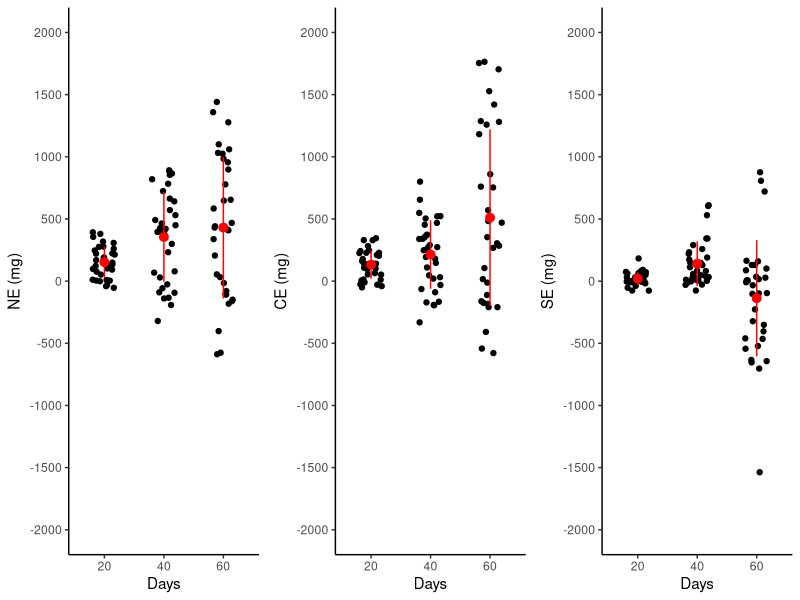
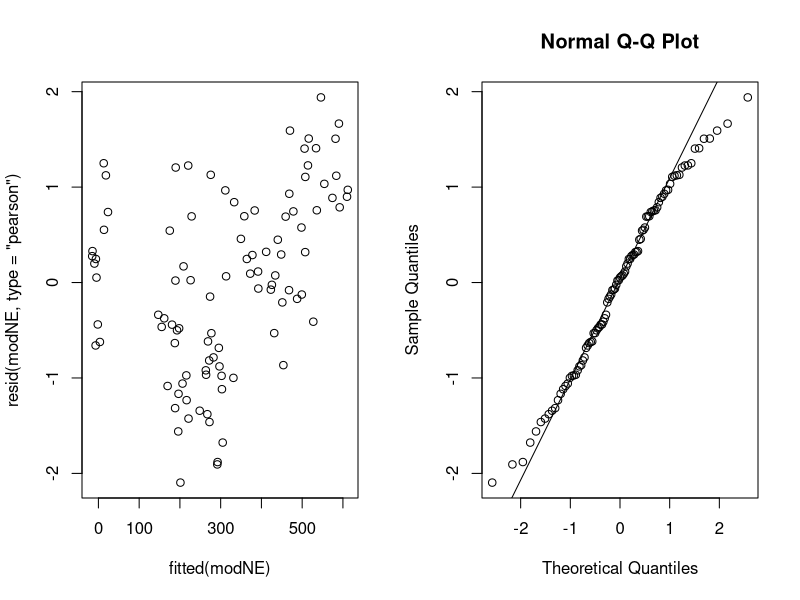
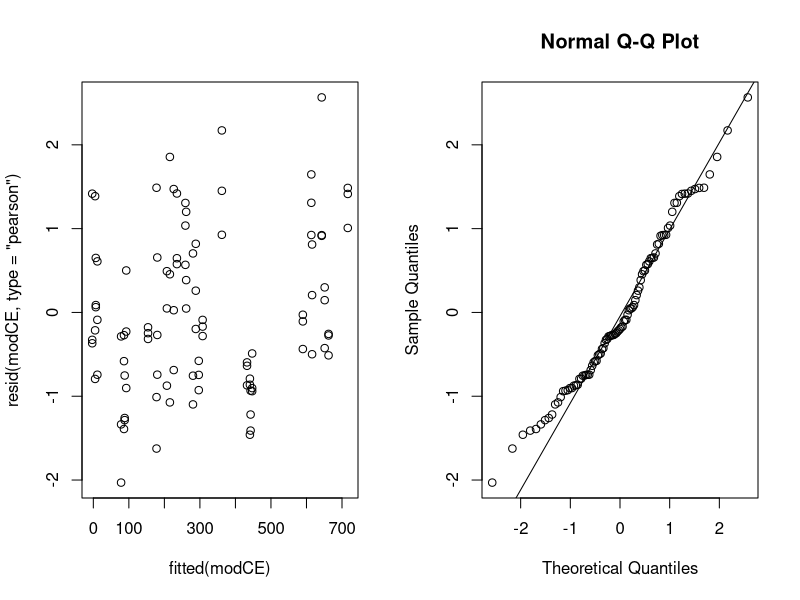
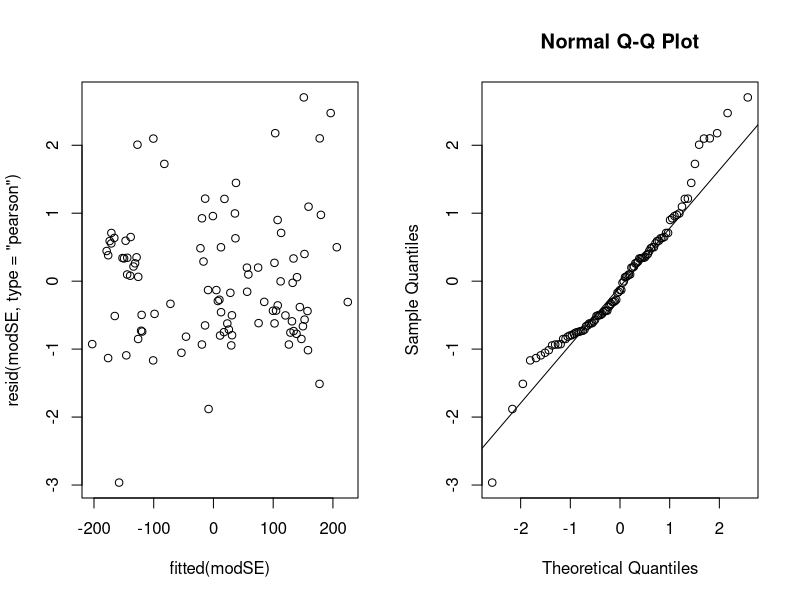
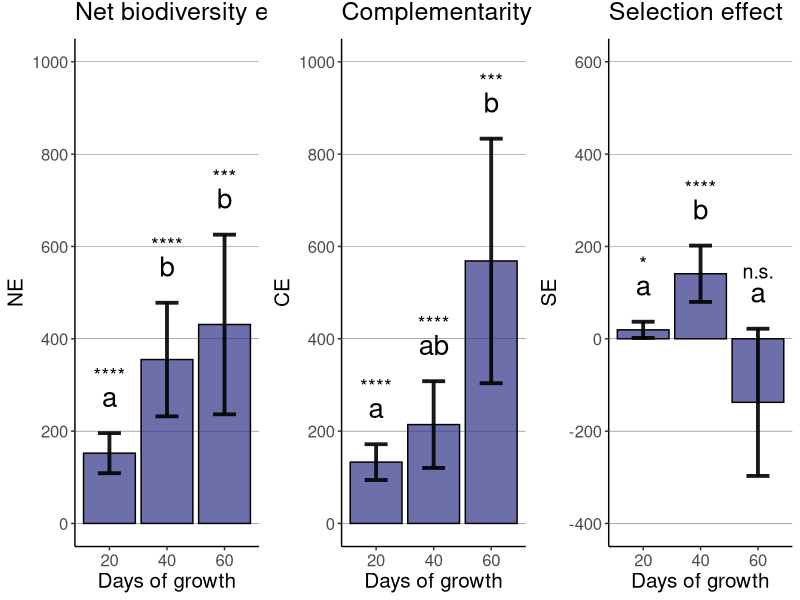

These figures' R source, in order:
## ---- chunk 1
knitr::opts_chunk$set(echo = TRUE, warning=FALSE, message=FALSE)
## ---- chunk 2
library(here)
library(tidyverse)
library(nlme)
library(emmeans)
library(ggpubr)
library(grid)
library(car)
library(rstatix)
library(formatR)
## ---- chunk 3
#Data on Net effect, CE, SE 
NE_data<-read.csv(here("data", "NE_data.csv"), sep=";")

#transform Composition, Block, Days as factor for further analyses
NE_data<-NE_data[NE_data$Days!="0", -1]
NE_data<-NE_data %>%
  mutate(across(c("Composition", "Block", "Days"), 
                as.factor)) 
str(NE_data)
## ---- chunk 4
# Plot Raw data - NE against Days
PlotNE <- ggplot(NE_data, aes(x = Days, y = NE)) + 
  geom_jitter(position=position_jitter(0.2)) + 
  stat_summary(fun.data="mean_sdl",  fun.args = list(mult=1), 
               geom="pointrange", color = "red")+
  theme_classic() +
  labs(x="Days", y="NE (mg)") +
  scale_y_continuous(limits=c(-2000, 2000), breaks=seq(-2000, 2000, by=500)) 

leveneTest(NE ~ Days, data=NE_data) #the variance among the factor Days is NOT equal

PlotCE <- ggplot(NE_data, aes(x = Days, y = CE)) + 
  geom_jitter(position=position_jitter(0.2)) + 
  stat_summary(fun.data="mean_sdl",  fun.args = list(mult=1), 
               geom="pointrange", color = "red")+
  theme_classic() +
  labs(x="Days", y="CE (mg)") +
  scale_y_continuous(limits=c(-2000, 2000), breaks=seq(-2000, 2000, by=500))

leveneTest(CE ~ Days, data=NE_data) #variance among the factor Days is NOT equal

PlotSE <- ggplot(NE_data, aes(x = Days, y = SE)) + 
  geom_jitter(position=position_jitter(0.2)) + 
  stat_summary(fun.data="mean_sdl",  fun.args = list(mult=1), 
               geom="pointrange", color = "red")+
  theme_classic() +
  labs(x="Days", y="SE (mg)") +
  scale_y_continuous(limits=c(-2000, 2000), breaks=seq(-2000, 2000, by=500))

leveneTest(SE ~ Days, data=NE_data) #variance among the factor Days is NOT equal

#mean_sdl computes the mean plus or minus a constant times the standard deviation 
#(here the constant (mult) =1), so we see mean + standard deviation in Red
#We can clearly see that the variance of NE, CE and SE increases over time 

ggarrange(PlotNE, PlotCE, PlotSE, nrow=1, ncol=3)
## ---- chunk 5
# Model testing the effect of Days on NE with Composition and Block 
# as random factors and weighted by Days.

# Here we add a dummy factor just to include the whole dataset in a single block,
# to act as a grouping factor within which Composition and Block are both nested. 
NE_data$dummy<-factor(1)

#1.1-ASSESSING WHETHER THERE IS ANY STATISTICALLY SIGNIFICANT DIFFERENCE AMONG DAYS
# this first p-value aims to understand whether there is any statistically significant 
# difference among a set of treatments (Days). In the model, pdBlocked combines the 
# covariance structures of pdIdent Composition and pdIdent Block (identity matrices) 
# in a 2-block matrix. -1 means that there is no default overall intercept being 
# estimated for the factors Composition and Block independently. pdIdent indicates that 
# the random effects are assumed to have equal variances and no covariances.This whole
# syntax is actually a "trick" to specify non-nested crossed random effects in the nlme
# syntax.An equivalent way to specify the random effects could be : 
# random=list(dummy=pdBlocked(list(pdIdent(~ 0 + Composition), pdIdent(~ 0 + Block)))),
modNE <- lme(NE ~ Days,
              random=list(dummy=pdBlocked(list(pdIdent(~Composition-1), 
                                               pdIdent(~Block-1)))),
              data=NE_data,
              weights=varIdent(form=~ 1 | Days), #residuals are allowed to have different 
             #variances for different levels of the "Days" variable
              method="REML", 
              control=list(msMaxIter=1000,
                             msMaxEval=1000))


anova(modNE) #there is at least one statistically significant difference among certain
#levels of factor days 


#1.2-ASSESSING OVERALL EFFECT OF DAYS : likelihood ratio test
# "when assessing the overall treatment effects using a likelihood ratio test, one should 
# use maximum likelihood, rather than REML, when using lme or lmer"
modNE.ml <- lme(NE ~ Days,
              random=list(dummy=pdBlocked(list(pdIdent(~Composition-1), 
                                               pdIdent(~Block-1)))),
              data=NE_data,
              weights=varIdent(form=~ 1 | Days),
              method="ML", 
              control=list(msMaxIter=1000,
                             msMaxEval=1000))
#null model
modNE0.ml <- lme(NE ~ 1,
              random=list(dummy=pdBlocked(list(pdIdent(~Composition-1), 
                                               pdIdent(~Block-1)))),
              data=NE_data,
              weights=varIdent(form=~ 1 | Days),
              method="ML", 
              control=list(msMaxIter=1000,
                             msMaxEval=1000))

#overall p-value modNE
anova(modNE0.ml, modNE.ml) #overall, the factor days has a statistically 
#significant effect on net effect

#1.3-COMPARISON BETWEEN EACH DAY AND DAY 20 (CONTROL LEVEL)
summary(modNE)
#here we can see that NE is significantly greater at day 40 and at day 60 than at day 20

#WHICH TREATMENTS ARE DIFFERENT FROM EACH OTHER? 
contrast(emmeans(modNE, specs="Days"), "pairwise") #the effect of days on NE isn't 
# statistically different between Day 40 and Day 60 only. All other comparisons are significant. 

#MODEL VALIDATION
par(mfrow=c(1,2))
plot(fitted(modNE), resid(modNE,type="pearson"))
qqnorm(resid(modNE,type="pearson"))
qqline(resid(modNE,type="pearson"))

##PLOT
hcl.colors(4, palette="Blue-Yellow")

#computing mean and standard deviation per day from raw data
mean<-as.vector(c(mean(NE_data[NE_data$Days==20, ]$NE), mean(NE_data[NE_data$Days==40, ]$NE), mean(NE_data[NE_data$Days==60, ]$NE)))

se<-as.vector(c(sd(NE_data[NE_data$Days==20, ]$NE)/sqrt(length(NE_data[NE_data$Days==20, ]$NE)), sd(NE_data[NE_data$Days==40, ]$NE)/sqrt(length(NE_data[NE_data$Days==40, ]$NE)), sd(NE_data[NE_data$Days==60, ]$NE)/sqrt(length(NE_data[NE_data$Days==60, ]$NE))))
                                                                                                                                  
NE_meanse<-data.frame(
  days=c("20", "40", "60"),
  mean=mean,
  se=se,
  label=c("a", "b", "b"))
NE_meanse$ci<-NE_meanse$se*1.96
NE_meanse$stars<-NE_meanse$mean + NE_meanse$ci + 125

NEp<-ggplot(NE_meanse) +
  geom_bar(aes(x=days, y=mean), colour="black", fill="#2D3184", stat="identity", alpha=0.7) +
  #geom_errorbar(aes(x=days, ymin=mean-se, ymax=mean+se), width=0.4, colour="red", alpha=0.9, size=1.3) +
  geom_errorbar(aes(x=days, ymin=mean-ci, ymax=mean+ci), width=0.4, colour="black", alpha=0.9, size=1.3) +
  geom_text(aes(x=days, y=mean+ci+100, label=label,), position=position_dodge(0.9), vjust=1, size=7) +
  theme_classic() + 
  theme(text=element_text(size=15), plot.title=element_text(vjust=2), panel.grid.major.y = element_line( size=.1, color="black" )) +
  labs(x="Days of growth", y="NE", title="Net biodiversity effect", pch=8) +
  scale_y_continuous(limits=c(0, 1000), breaks=seq(0, 1000, by=200)) + # Add stars based 
  #on significance levels
  annotate(
    "text",
    x = c(1, 2, 3),  # x-coordinates where stars should be placed
    y = c(320.6969, 603.0179, 750.5188),  # y-coordinate (adjust based on your plot)
    label = c("****", "****", "***"),  # significance labels
    size = 5,  # adjust the size of the stars
    color = "black"  # color of the stars
  )
## ---- chunk 6
modCE <- lme(CE ~ Days,
              random=list(dummy=pdBlocked(list(pdIdent(~Composition-1), 
                                               pdIdent(~Block-1)))),
              data=NE_data,
              weights=varIdent(form=~ 1 | Days),
              method="REML", 
              control=list(msMaxIter=1000,
                             msMaxEval=1000))
anova(modCE) #there is at least one statistically significant difference among certain 
#levels of factor days 

modCE.ml <- lme(CE ~ Days,
              random=list(dummy=pdBlocked(list(pdIdent(~Composition-1), 
                                               pdIdent(~Block-1)))),
              data=NE_data,
              weights=varIdent(form=~ 1 | Days),
              method="ML", 
              control=list(msMaxIter=1000,
                             msMaxEval=1000))
#null model
modCE0.ml <- lme(CE ~ 1,
              random=list(dummy=pdBlocked(list(pdIdent(~Composition-1), 
                                               pdIdent(~Block-1)))),
              data=NE_data,
              weights=varIdent(form=~ 1 | Days),
              method="ML", 
              control=list(msMaxIter=1000,
                             msMaxEval=1000))

anova(modCE0.ml, modCE.ml) #overall, the factor days has a statistically significant 
#effect on complementarity effect

summary(modCE)
#here we can see that CE is significantly greater at day 40 and at day 60 than at day 20

contrast(emmeans(modCE, specs="Days"), "pairwise") #the effect of days on CE isn't 
#statistically different between Day 20 and Day 40, and between Day 40 and Day 60. 
#All other comparisons are significant. 

par(mfrow=c(1,2))
plot(fitted(modCE), resid(modCE,type="pearson"))
qqnorm(resid(modCE,type="pearson"))
qqline(resid(modCE,type="pearson"))

meanCE<-as.vector(c(mean(NE_data[NE_data$Days==20, ]$CE), mean(NE_data[NE_data$Days==40, ]$CE), mean(NE_data[NE_data$Days==60, ]$CE)))

seCE<-as.vector(c(sd(NE_data[NE_data$Days==20, ]$CE)/sqrt(length(NE_data[NE_data$Days==20, ]$CE)), sd(NE_data[NE_data$Days==40, ]$CE)/sqrt(length(NE_data[NE_data$Days==40, ]$CE)), sd(NE_data[NE_data$Days==60, ]$CE)/sqrt(length(NE_data[NE_data$Days==60, ]$CE))))
                                                                                                                                  
CE_meanse<-data.frame(
  days=c("20", "40", "60"),
  mean=meanCE,
  se=seCE,
  label=c("a", "ab", "b"))
CE_meanse$ci<-CE_meanse$se*1.96
CE_meanse$stars<-CE_meanse$mean + CE_meanse$ci + 125

CEp<-ggplot(CE_meanse) +
  geom_bar(aes(x=days, y=mean), colour="black", fill="#2D3184", stat="identity", alpha=0.7) +
  #geom_errorbar(aes(x=days, ymin=mean-se, ymax=mean+se), width=0.4, colour="red", alpha=0.9, size=1.3) +
  geom_errorbar(aes(x=days, ymin=mean-ci, ymax=mean+ci), width=0.4, colour="black", alpha=0.9, size=1.3) +
  geom_text(aes(x=days, y=mean+ci+100, label=label,), position=position_dodge(0.9), vjust=1, size=7) +
  theme_classic() + 
  theme(text=element_text(size=15), plot.title=element_text(vjust=2), panel.grid.major.y = element_line( size=.1, color="black" )) +
  labs(x="Days of growth", y="CE", title="Complementarity effect", pch=8) +
  scale_y_continuous(limits=c(0, 1000), breaks=seq(0, 1000, by=200)) + 
  annotate(
    "text",
    x = c(1, 2, 3),  
    y = c(296.5644, 433.0912, 958.4401),  
    label = c("****", "****", "***"),  
    size = 5,  
    color = "black"  
  )
## ---- chunk 7
modSE <- lme(SE ~ Days,
              random=list(dummy=pdBlocked(list(pdIdent(~Composition-1), 
                                               pdIdent(~Block-1)))),
              data=NE_data,
              weights=varIdent(form=~ 1 | Days),
              method="REML", 
              control=list(msMaxIter=1000,
                             msMaxEval=1000))
anova(modSE) #there is at least one statistically significant difference among certain
#levels of factor days 

modSE.ml <- lme(SE ~ Days,
              random=list(dummy=pdBlocked(list(pdIdent(~Composition-1), 
                                               pdIdent(~Block-1)))),
              data=NE_data,
              weights=varIdent(form=~ 1 | Days),
              method="ML", 
              control=list(msMaxIter=1000,
                             msMaxEval=1000))
#null model 
modSE0.ml <- lme(SE ~ 1,
              random=list(dummy=pdBlocked(list(pdIdent(~Composition-1), 
                                               pdIdent(~Block-1)))),
              data=NE_data,
              weights=varIdent(form=~ 1 | Days),
              method="ML", 
              control=list(msMaxIter=1000,
                             msMaxEval=1000))

anova(modSE0.ml, modSE.ml) #overall, the factor days has a statistically significant 
#effect on complementarity effect

summary(modSE)
#here we can see that CE is significantly greater at day 40 than at day 20, but CE 
#isn't significantly greater at day 60 than at day 20.

contrast(emmeans(modSE, specs="Days"), "pairwise") #the effect of days on SE is only 
#different at Day 40

par(mfrow=c(1,2))
plot(fitted(modSE), resid(modSE,type="pearson"))
qqnorm(resid(modSE,type="pearson"))
qqline(resid(modSE,type="pearson"))

meanSE<-as.vector(c(mean(NE_data[NE_data$Days==20, ]$SE), mean(NE_data[NE_data$Days==40, ]$SE), mean(NE_data[NE_data$Days==60, ]$SE)))

seSE<-as.vector(c(sd(NE_data[NE_data$Days==20, ]$SE)/sqrt(length(NE_data[NE_data$Days==20, ]$SE)), sd(NE_data[NE_data$Days==40, ]$SE)/sqrt(length(NE_data[NE_data$Days==40, ]$SE)), sd(NE_data[NE_data$Days==60, ]$SE)/sqrt(length(NE_data[NE_data$Days==60, ]$SE))))
                                                                                                                                  
SE_meanse<-data.frame(
  days=c("20", "40", "60"),
  mean=meanSE,
  se=seSE,
  label=c("a", "b", "a"))
SE_meanse$ci<-SE_meanse$se*1.96
SE_meanse$stars<-SE_meanse$mean + SE_meanse$ci + 125

SEp<-ggplot(SE_meanse) +
  geom_bar(aes(x=days, y=mean), colour="black", fill="#2D3184", stat="identity", alpha=0.7) +
  #geom_errorbar(aes(x=days, ymin=mean-se, ymax=mean+se), width=0.4, colour="red", alpha=0.9, size=1.3) +
  geom_errorbar(aes(x=days, ymin=mean-ci, ymax=mean+ci), width=0.4, colour="black", alpha=0.9, size=1.3) +
  geom_text(aes(x=days, y=mean+ci+100, label=label,), position=position_dodge(0.9), vjust=1, size=7) +
  theme_classic() + 
  theme(text=element_text(size=15), plot.title=element_text(vjust=2), panel.grid.major.y = element_line( size=.1, color="black" )) +
  labs(x="Days of growth", y="SE", title="Selection effect", pch=8) +
  scale_y_continuous(limits=c(-400, 600), breaks=seq(-400, 600, by=200)) + 
  annotate(
    "text",
    x = c(1, 2, 3),  
    y = c(161.9431, 326.8847, 146.8014), 
    label = c("*", "****", "n.s."), 
    size = 5,  
    color = "black"  
  )
## ---- chunk 8
NE_ttests<-NE_data %>%
  group_by(Days) %>%
  t_test(NE ~ 0) %>%
  add_significance()
NE_ttests

CE_ttests<-NE_data %>%
  group_by(Days) %>%
  t_test(CE ~ 0) %>%
  add_significance()
CE_ttests

SE_ttests<-NE_data %>%
  group_by(Days) %>%
  t_test(SE ~ 0) %>%
  add_significance()
SE_ttests
## ---- chunk 9
BEFplots<-ggarrange(NEp, CEp, SEp, nrow=1, ncol=3, common.legend = TRUE) 
BEFplots
